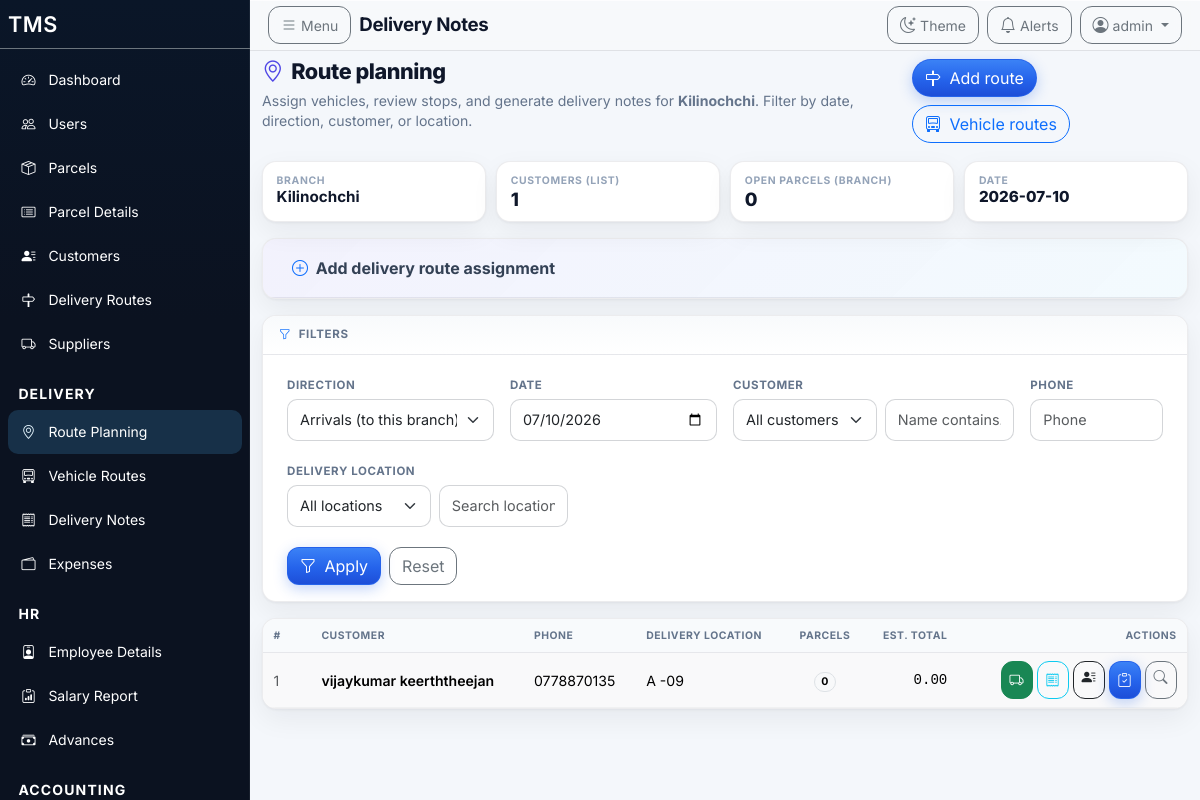
The page /index.php?page=delivery_notes&action=route (signed in) on the database its author committed.
### tables this page shows
CREATE TABLE `branches` (
  `id` bigint unsigned NOT NULL AUTO_INCREMENT,
  `name` varchar(100) NOT NULL,
  `address_tamil` varchar(500) DEFAULT NULL,
  `address_english` varchar(500) DEFAULT NULL,
  `phones` varchar(255) DEFAULT NULL,
  `settings_slot` tinyint DEFAULT NULL COMMENT '0-2 Settings letterhead slots',
  `code` varchar(20) NOT NULL,
  `location` varchar(255) DEFAULT NULL,
  `is_main` tinyint(1) NOT NULL DEFAULT '0',
  `is_active` tinyint(1) NOT NULL DEFAULT '1',
  `is_default` tinyint(1) NOT NULL DEFAULT '0',
  `created_at` timestamp NULL DEFAULT CURRENT_TIMESTAMP,
  `updated_at` timestamp NULL DEFAULT CURRENT_TIMESTAMP ON UPDATE CURRENT_TIMESTAMP,
  PRIMARY KEY (`id`),
  UNIQUE KEY `code` (`code`)
);

CREATE TABLE `customers` (
  `id` bigint unsigned NOT NULL AUTO_INCREMENT,
  `name` varchar(120) NOT NULL,
  `phone` varchar(20) DEFAULT NULL,
  `email` varchar(180) DEFAULT NULL,
  `address` varchar(255) DEFAULT NULL,
  `delivery_location` varchar(120) DEFAULT NULL,
  `place_id` varchar(191) DEFAULT NULL,
  `lat` decimal(10,7) DEFAULT NULL,
  `lng` decimal(10,7) DEFAULT NULL,
  `customer_type` enum('regular','corporate') DEFAULT NULL,
  `created_at` timestamp NULL DEFAULT CURRENT_TIMESTAMP,
  `updated_at` timestamp NULL DEFAULT CURRENT_TIMESTAMP ON UPDATE CURRENT_TIMESTAMP,
  PRIMARY KEY (`id`),
  UNIQUE KEY `phone` (`phone`),
  KEY `idx_customers_phone` (`phone`),
  KEY `idx_customers_email` (`email`)
);

### views/delivery_notes/route.php (the view, shortened to what the rows shown need)
<?php   $dir = ($direction ?? 'to'); ?>
<div class="dn-route-page">
  <div class="dnr-head">
    <div>
      <h1 class="dnr-title">
        <i class="bi bi-geo-alt" aria-hidden="true"></i>
        Route planning
      </h1>
      <p class="dnr-sub">
        Assign vehicles, review stops, and generate delivery notes for <strong><?php echo htmlspecialchars($branchName ?? 'your branch'); ?></strong>.
        Filter by date, direction, customer, or location.
      </p>
    </div>
    <div class="dnr-actions">
      <a href="<?php echo Helpers::baseUrl('index.php?page=routes&action=new'); ?>" class="btn btn-primary rounded-pill"><i class="bi bi-signpost me-1"></i> Add route</a>
      <a href="<?php echo Helpers::baseUrl('index.php?page=delivery_notes&action=route_vehicles'); ?>" class="btn btn-outline-primary rounded-pill"><i class="bi bi-truck-front me-1"></i> Vehicle routes</a>
    </div>
  </div>
  <?php if (isset($customers_total) || isset($branchName)): ?>
  <div class="dnr-stat-grid">
    <div class="dnr-stat">
      <div class="lbl">Branch</div>
      <div class="val" style="font-size:0.95rem;font-weight:700;"><?php echo htmlspecialchars($branchName ?? '—'); ?></div>
    </div>
    <div class="dnr-stat">
      <div class="lbl">Customers (list)</div>
      <div class="val"><?php echo (int)($customers_total ?? 0); ?></div>
    </div>
    <div class="dnr-stat">
      <div class="lbl">Open parcels (branch)</div>
      <div class="val"><?php echo (int)($parcels_total ?? 0); ?></div>
    </div>
    <div class="dnr-stat">
      <div class="lbl">Date</div>
      <div class="val" style="font-size:0.95rem;"><?php echo htmlspecialchars($date ?? date('Y-m-d')); ?></div>
    </div>
  </div>
  <?php endif; ?>
  <div class="dnr-card">
    <div class="dnr-card-h dnr-hero-add py-2">
      <button class="btn btn-link dnr-collapse-toggle py-2" type="button" data-bs-toggle="collapse" data-bs-target="#addRouteOptions" aria-expanded="false">
        <i class="bi bi-plus-circle me-1 text-primary"></i> Add delivery route assignment
      </button>
    </div>
  </div>
  <div class="dnr-card p-0">
    <div class="dnr-card-h"><i class="bi bi-funnel me-1 text-primary"></i> Filters</div>
    <form class="row g-2 g-md-3 p-3 dnr-filters" method="get" action="<?php echo Helpers::baseUrl('index.php'); ?>">
      <div class="col-12 col-md-6 col-lg-3">
        <label class="form-label">Direction</label>
        <select class="form-select" name="direction">
          <option value="to" <?php echo ($dir === 'to' ? 'selected' : ''); ?>>Arrivals (to this branch)</option>
        </select>
      </div>
      <div class="col-12 col-md-6 col-lg-3">
        <label class="form-label">Date</label>
        <input type="date" class="form-control" name="date" value="<?php echo htmlspecialchars($date ?? date('Y-m-d')); ?>">
      </div>
      <div class="col-12 col-lg-4">
        <label class="form-label">Customer</label>
        <div class="d-flex flex-column flex-sm-row gap-2">
          <select class="form-select" name="customer_id" style="min-width: 0;">
            <?php $cfSel = (int)($customer_id ?? 0); ?>
            <option value="0" <?php echo ($cfSel === 0 ? 'selected' : ''); ?>>All customers</option>
          </select>
          <input type="text" class="form-control" name="customer" placeholder="Name contains…" value="<?php echo htmlspecialchars($customer ?? ''); ?>">
        </div>
      </div>
      <div class="col-12 col-md-6 col-lg-2">
        <label class="form-label">Phone</label>
        <input type="text" class="form-control" name="phone" placeholder="Phone" value="<?php echo htmlspecialchars($phone ?? ''); ?>">
      </div>
      <div class="col-12 col-md-6 col-lg-4">
        <label class="form-label">Delivery location</label>
        <div class="d-flex flex-column flex-sm-row gap-2">
          <select class="form-select" name="place_sel" style="min-width: 0;">
            <?php $plSel = (string)($place_sel ?? ''); ?>
            <option value="" <?php echo ($plSel === '' ? 'selected' : ''); ?>>All locations</option>
          </select>
          <input type="text" class="form-control" name="place" placeholder="Search location…" value="<?php echo htmlspecialchars($place ?? ''); ?>">
        </div>
      </div>
      <div class="col-12 d-flex flex-wrap gap-2 align-items-end pt-1">
        <button type="submit" class="btn btn-primary"><i class="bi bi-funnel me-1"></i> Apply</button>
        <a class="btn btn-outline-secondary" href="<?php echo Helpers::baseUrl('index.php?page=delivery_notes&action=route'); ?>">Reset</a>
      </div>
    </form>
  </div>
  <?php if (empty($routes)): ?>
    <div class="dnr-card p-4 text-center">
      <i class="bi bi-inbox display-4 text-primary opacity-25 d-block mb-2"></i>
      <div class="fw-semibold text-dark">No rows to show</div>
      <p class="text-muted small mb-0">Try another date, direction, or filter — or add a route assignment above.</p>
    </div>
  <?php else: ?>
  <div class="dnr-card p-0">
    <div class="table-responsive">
      <table class="table table-hover align-middle mb-0 dnr-table">
        <thead>
          <tr>
            <th style="width:48px;">#</th>
            <th>Customer</th>
            <th>Phone</th>
            <th>Delivery location</th>
            <th class="text-center">Parcels</th>
            <th class="text-end">Est. total</th>
            <th class="text-end dnr-actions-cell">Actions</th>
          </tr>
        </thead>
        <tbody>
          <?php $i = 0; foreach ($routes as $r): $i++; ?>
            <tr>
              <td class="text-muted small"><?php echo $i; ?></td>
              <td class="fw-semibold"><?php echo htmlspecialchars($r['customer_name'] ?? ''); ?></td>
              <td><?php $ph = trim((string)($r['customer_phone'] ?? '')); $showPh = (preg_match('/^NA\d{10}-\d{3}$/', $ph) === 1) ? '' : $ph; echo htmlspecialchars($showPh); ?></td>
              <td id="loc-cell-<?php echo (int)$r['customer_id']; ?>" class="small"><?php echo htmlspecialchars($r['delivery_location'] ?? ''); ?></td>
              <td class="text-center"><span class="badge rounded-pill text-bg-light border"><?php echo (int)($r['parcels_count'] ?? 0); ?></span></td>
              <td class="text-end font-monospace"><?php echo number_format((float)($r['est_total'] ?? 0), 2); ?></td>
              <td class="dnr-actions-cell">
                <div class="d-flex flex-wrap gap-1 justify-content-lg-end">
            <?php  $pc = (int)($r['parcels_count'] ?? 0); $vehCurrent = '';
            ?>
            <?php if ($vehCurrent !== ''): ?>
              <span id="veh-badge-<?php echo (int)$r['customer_id']; ?>" class="me-1"><span class="badge bg-success rounded-pill"><?php echo htmlspecialchars($vehCurrent); ?></span></span>
              <form id="veh-edit-<?php echo (int)$r['customer_id']; ?>" class="d-inline" method="post" action="<?php echo Helpers::baseUrl('index.php?page=delivery_notes&action=assign_vehicle'); ?>">
                <input type="hidden" name="csrf_token" value="<?php echo Helpers::csrfToken(); ?>">
                <input type="hidden" name="customer_id" value="<?php echo (int)$r['customer_id']; ?>">
                <input type="hidden" name="delivery_date" value="<?php echo htmlspecialchars($date ?? date('Y-m-d')); ?>">
                <input type="hidden" name="direction" value="<?php echo htmlspecialchars($dir); ?>">
                <input type="hidden" name="vehicle_no" value="<?php echo htmlspecialchars($vehCurrent); ?>">
              </form>
              <button id="veh-btn-<?php echo (int)$r['customer_id']; ?>" type="button" class="btn btn-sm btn-outline-success" onclick="(function(f){var v=prompt('Edit vehicle number', f.vehicle_no.value); if(v!==null){v=v.trim(); if(v){f.vehicle_no.value=v; assignVehicleAjax(f);} else {alert('Enter vehicle number');}}})(document.getElementById('veh-edit-<?php echo (int)$r['customer_id']; ?>'));"><i class="bi bi-pencil-square"></i><span class="d-none d-xxl-inline"> Vehicle</span></button>
            <?php else: ?>
              <button id="veh-btn-<?php echo (int)$r['customer_id']; ?>" type="button" class="btn btn-sm btn-success" onclick="(function(f){var v=prompt('Enter vehicle number'); if(v!==null){v=v.trim(); if(v){f.vehicle_no.value=v; assignVehicleAjax(f);} else {alert('Enter vehicle number');}}})(document.getElementById('veh-add-<?php echo (int)$r['customer_id']; ?>'));"><i class="bi bi-truck"></i><span class="d-none d-xxl-inline"> Add</span></button>
            <?php endif; ?>
            <button type="button" class="btn btn-sm btn-outline-info" onclick="openPreviousBill(<?php echo (int)$r['customer_id']; ?>, '<?php echo htmlspecialchars($date ?? date('Y-m-d'), ENT_QUOTES); ?>')"><i class="bi bi-receipt"></i><span class="d-none d-xxl-inline"> Bill</span></button>
            <a class="btn btn-sm btn-outline-dark" href="<?php echo Helpers::baseUrl('index.php?page=customers&action=edit&id=' . (int)$r['customer_id']); ?>" target="_blank" title="Edit customer"><i class="bi bi-person-lines-fill"></i></a>
            <form class="d-inline" method="post" action="<?php echo Helpers::baseUrl('index.php?page=delivery_notes&action=generate'); ?>" onsubmit="return confirm('Generate delivery note for this customer on selected date?');">
              <button type="submit" class="btn btn-sm btn-primary"><i class="bi bi-clipboard-check"></i><span class="d-none d-xxl-inline"> DN</span></button>
            </form>
            <a class="btn btn-sm btn-outline-secondary" href="<?php echo Helpers::baseUrl('index.php?page=search&phone=' . urlencode($r['customer_phone'] ?? '')); ?>" target="_blank" title="Search"><i class="bi bi-search"></i></a>
                </div>
              </td>
            </tr>
          <?php endforeach; ?>
        </tbody>
      </table>
    </div>
  </div>
  <?php endif; ?>
</div>

### rows shown on the page
branches: name "Kilinochchi", is_default "0", customer_id "All customers"
customers: name "vijaykumar keerththeejan", phone "0778870135", delivery_location "A -09", parcels_count "0", est_total "0.00"

### other values the page prints
$pageTitle "Delivery Notes"
$user['username'] "admin"
$customers_total "1"
$date "2026-07-10"
